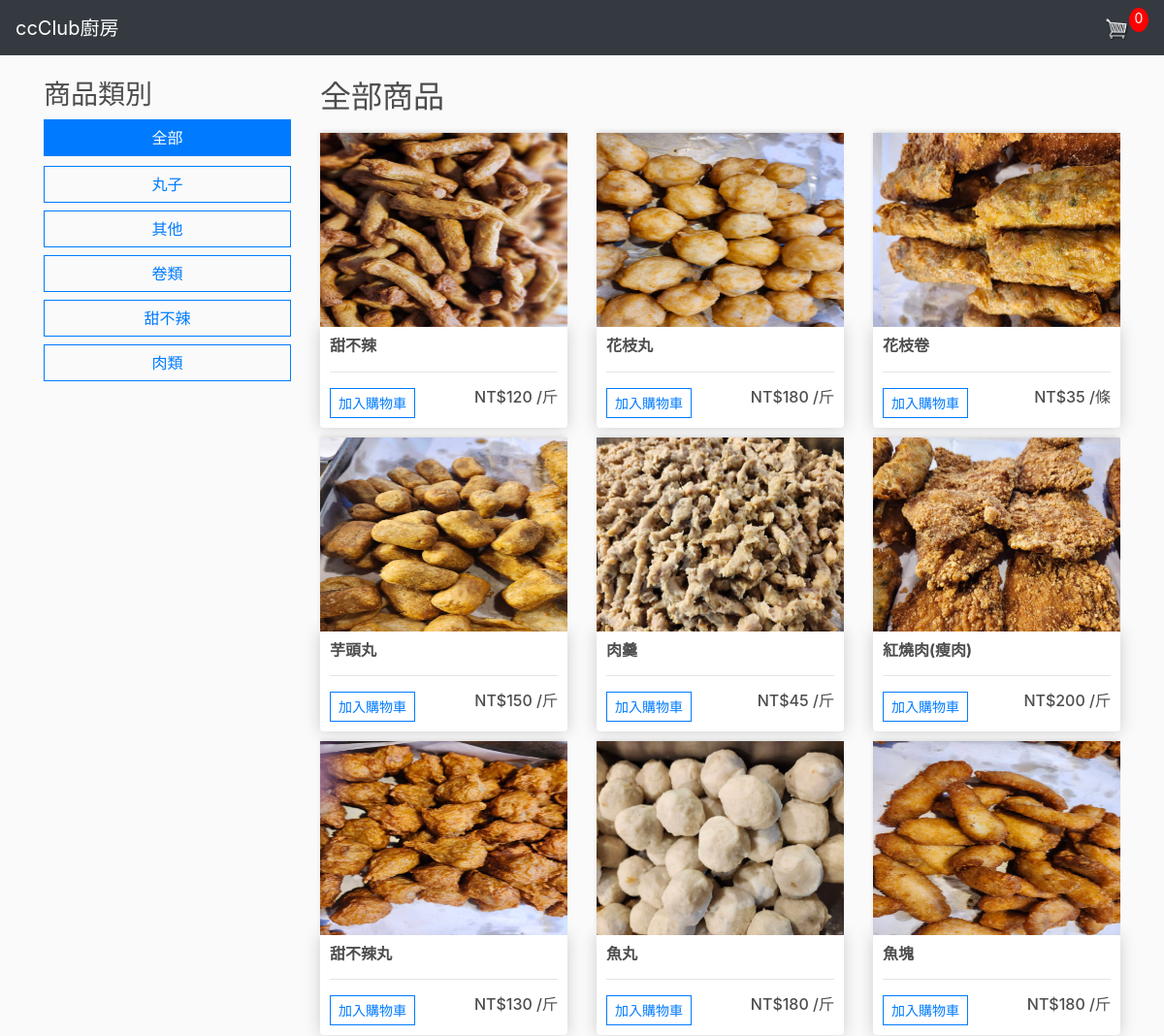
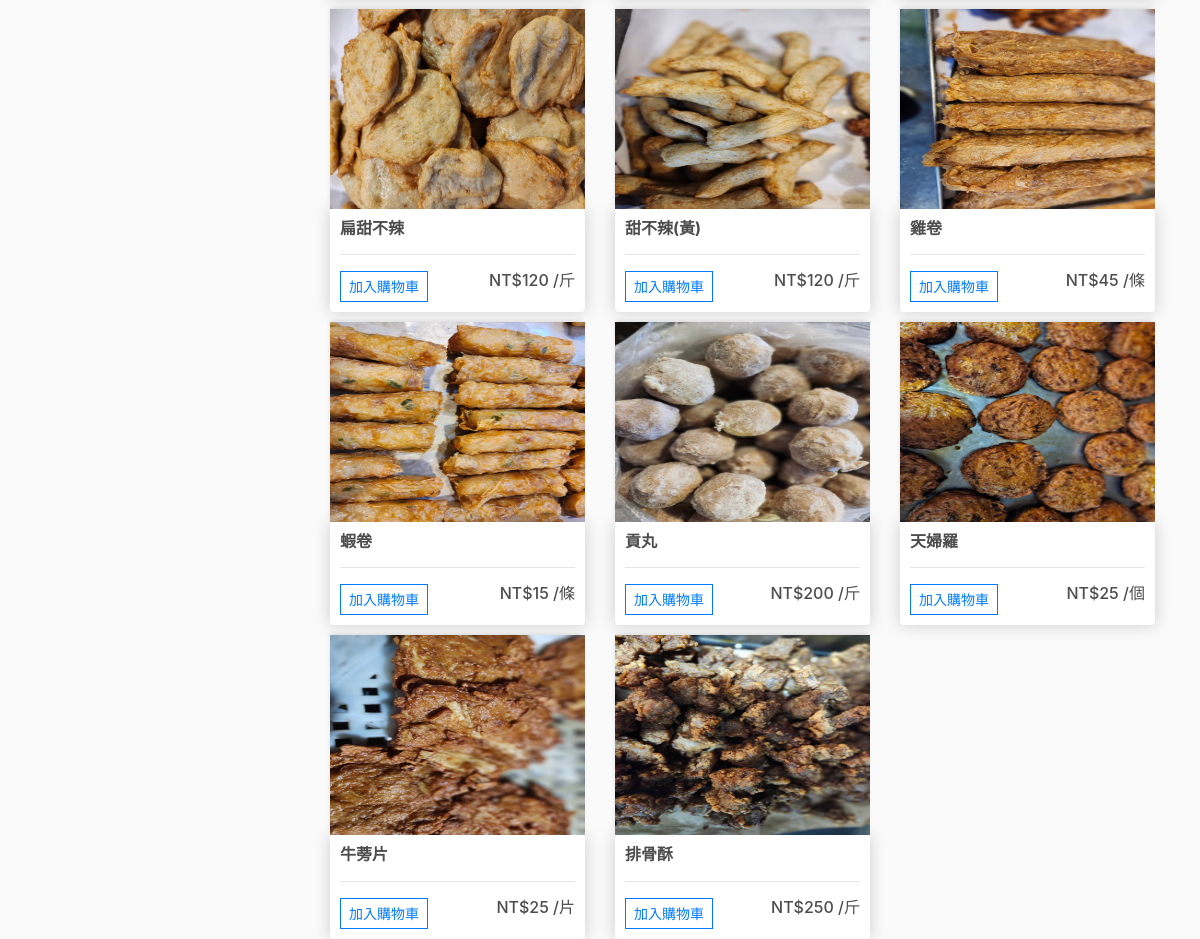
/store/, run on the app's committed database (2 pictures, top to bottom).
### store/models.py (models this page shows, shortened)
class Category(models.Model):
    name = models.CharField(max_length=200, null = True)
    slug = models.SlugField(max_length=200, unique=True, null = True)  # 用於在 URL 中識別類別
    class Meta:
        ordering = ('name',)
        verbose_name = 'category'
        verbose_name_plural = 'categories'
    def get_absolute_url(self):
        return reverse('store_by_category', args=[self.slug])

class Product(models.Model):
    name = models.CharField(max_length=200,null = True)
    price = models.DecimalField(max_digits = 100, decimal_places = 0)
    image = models.ImageField(null = True, blank = True)
    category = models.ManyToManyField(Category, related_name='products', blank=True)
    unit = models.CharField(max_length=50, null=True, blank=True)
    @property
    def imageURL(self):
        try:
            url = self.image.url
        except:
            url = ''
        return url

### store/views.py (the view)
# urls.py: path("store/", include("store.urls")),
def store(request, category_slug=None):
    data = cartData(request)
    cartItems = data['cartItems']
    categories = Category.objects.all()
    category = None
    products = Product.objects.all()
    if category_slug:
        category = get_object_or_404(Category,
                                     slug=category_slug)
        products = Product.objects.filter(category=category)
    context = {'products':products, 'cartItems':cartItems,
               'categories': categories, 'category': category}
    return render(request, 'store/store.html', context)

### store/utils.py (called while the page is built, shortened)
def cookieCart(request):
    try:
        cart = json.loads(request.COOKIES['cart'])
    except:
        cart = {}
    print('Cart:', cart)
    items = []
    order ={'get_cart_total':0, 'get_cart_items':0}
    cartItems = order['get_cart_items']
    return {'items':items, 'order':order, 'cartItems':cartItems}

def cartData(request):
    if request.user.is_authenticated:
        customer =request.user.customer
        order, created = Order.objects.get_or_create(customer= customer, complete=False)
        items = order.orderitem_set.all()
        cartItems = order.get_cart_items
    else:
        cookieData = cookieCart(request)
        items = cookieData['items']
        order = cookieData['order']
        cartItems = cookieData['cartItems']
    return {'items':items,'order':order,'cartItems':cartItems}

### templates/store/store.html
{% extends 'store/main.html'%}
{% load static %}
{%block content%}
<div class="row">
    <div class="col-md-3">
        <h3>商品類別</h3>
        <div class="row">
            <div class="col-6 col-md-12">
                <a href="{% url 'store' %}"
                class="btn btn-outline-primary
                 btn-block {% if not category %}
                 active{% endif %}">全部</a>
            </div>
            <div class="col-12" style="height: 10px;">
            </div>
            {% for c in categories %}
            <div class="col-6 col-md-12 mb-2">
                <a href="{{ c.get_absolute_url }}"
                class="btn btn-outline-primary
                btn-block {% if category and category.slug == c.slug %}active{% endif %}">{{ c.name }}</a>
            </div>
            {% endfor %}
        </div>
    </div>
    <div class="col-md-9">
        <h2>{% if category %}{{ category.name }}
            {% else %}全部商品{% endif %}</h2>
        <div class="row">
            {% for product in products %}
            <div class="col-6 col-md-4 col-lg-4">
                <img class="thumbnail"
                src="{{ product.imageURL }}">
                <div class="box-element product">
                    <h6><strong>{{ product.name }}
                    </strong></h6>
                    <hr>
                    <button data-product="{{ product.id }}" data-action="add" data-name="{{ product.name }}" class="btn
                    btn-outline-primary btn-sm add-btn
                    update-cart">加入購物車</button>
                    <h6 style="display:inline-block; float:right">
                        NT${{ product.price }} /{{ product.unit }}</h6>
                </div>
            </div>
            {% empty %}
            <p>此類別沒有商品</p>
            {% endfor %}
        </div>
    </div>
</div>
{%endblock content%}

### templates/store/main.html (shortened to what this page needs)
<!DOCTYPE html>
{% load static %}
<html>
<head>
	<link rel="stylesheet" href="https://stackpath.bootstrapcdn.com/bootstrap/4.4.1/css/bootstrap.min.css">
	<link rel="stylesheet" type="text/css" href="{% static 'css/main.css' %}">
</head>
<body>
	<nav class="navbar navbar-expand-lg navbar-dark bg-dark">
	  <a class="navbar-brand" href="{% url 'store' %}">ccClub廚房</a>
	  	<div class="collapse navbar-collapse" id="navbarSupportedContent">
			<ul class="navbar-nav mr-auto">
			<li class="nav-item active">
				<a class="nav-link" href="{% url 'store' %}"><span class="sr-only">(current)</span></a>
			</li>
			</ul>
			<div class="form-inline my-2 my-lg-0">
				<a href="{% url 'cart' %}">
				<img  id="cart-icon" src="{% static 'images/cart.png' %}">
				</a>
				<p id="cart-total">{{cartItems}}</p>
			</div>
		</div>
	</nav>
     <div class="container">
            <br>
            {% block content %}
            {% endblock content %}
         </div>
</body>
</html>

### static/CSS/main.css (style rules this page uses)
body { background-color: hsl(0, 0%, 98%); }
h1,h2,h3,h4,h5,h6 { color:hsl(0, 0%, 30%); }
.box-element { box-shadow:hsl(0, 0%, 80%) 0 0 16px; background-color: #fff; border-radius: 4px; padding: 10px; }
.thumbnail { width: 100%; height: 200px; -webkit-box-shadow: -1px -3px 5px -2px rgba(214,214,214,1); -moz-box-shadow: -1px -3px 5px -2px rgba(214,214,214,1); box-shadow: -1px -3px 5px -2px rgba(214,214,214,1); }
.product { border-radius: 0 0 4px 4px; }
#cart-icon { width:25px; display: inline-block; margin-left: 15px; }
#cart-total { display: block; text-align: center; color:#fff; background-color: red; width: 20px; height: 25px; border-radius: 50%; font-size: 14px; }
.col-lg-4, .col-lg-6, .col-lg-8, .col-lg-12 { margin-top: 10px; }
.btn { border-radius: 0; }

### data on the page
Category: name "丸子"
Category: name "其他"
Category: name "卷類"
Category: name "甜不辣"
Category: name "肉類"
Product: imageURL (picture), name "甜不辣", price "120", unit "斤"
Product: imageURL (picture), name "花枝丸", price "180", unit "斤"
Product: imageURL (picture), name "花枝卷", price "35", unit "條"
Product: imageURL (picture), name "芋頭丸", price "150", unit "斤"
Product: imageURL (picture), name "肉羹", price "45", unit "斤"
Product: imageURL (picture), name "紅燒肉(瘦肉)", price "200", unit "斤"
Product: imageURL (picture), name "甜不辣丸", price "130", unit "斤"
Product: imageURL (picture), name "魚丸", price "180", unit "斤"
Product: imageURL (picture), name "魚塊", price "180", unit "斤"
Product: imageURL (picture), name "扁甜不辣", price "120", unit "斤"
Product: imageURL (picture), name "甜不辣(黃)", price "120", unit "斤"
Product: imageURL (picture), name "雞卷", price "45", unit "條"
Product: imageURL (picture), name "蝦卷", price "15", unit "條"
Product: imageURL (picture), name "貢丸", price "200", unit "斤"
Product: imageURL (picture), name "天婦羅", price "25", unit "個"
Product: imageURL (picture), name "牛蒡片", price "25", unit "片"
Product: imageURL (picture), name "排骨酥", price "250", unit "斤"

### other printed values
{{ cartItems }} "0"
